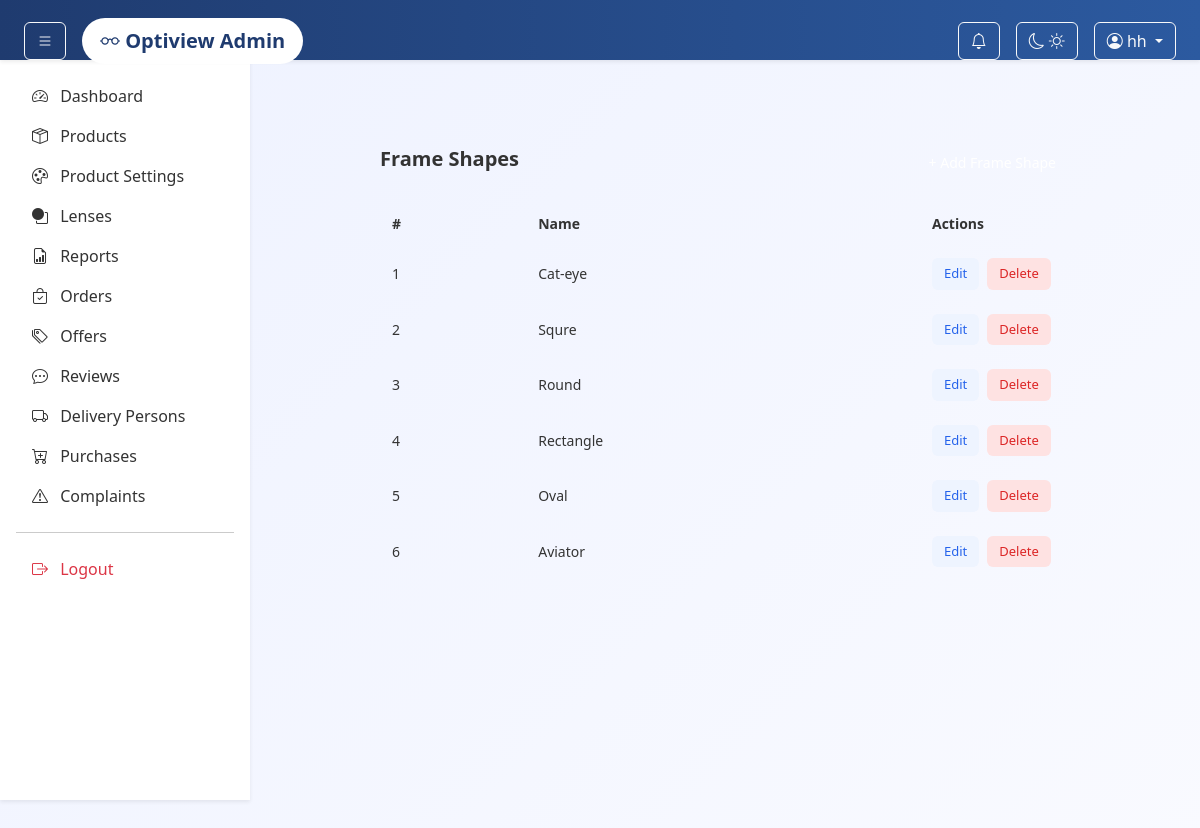
The app's page /admin-panel/frame-shape/ (signed in) with its own data.
### adminpanel/models.py (models this page shows, shortened)
class FrameShape(models.Model):
    name = models.CharField(max_length=100, unique=True)

### adminpanel/views.py (the view)
# urls.py: path("frame-shape/", views.frame_shape_list, name="frame_shape_list"),
def frame_shape_list(request):
    shapes = FrameShape.objects.all()
    return render(request, "admin/frame_shape_list.html", {"shapes": shapes})

### adminpanel/context_processors.py (called while the page is built)
def notification_count(request):
    if request.user.is_authenticated:
        return {
            "notification_count": Notification.objects.filter(
                user=request.user,
                is_read=False
            ).count()
        }
    return {"notification_count": 0}

### app/context_processors.py (called while the page is built)
def cart_count(request):
    count = 0
    if request.user.is_authenticated:
        count = Cart.objects.filter(user=request.user).count()
    return {'cart_count': count}

### templates/admin/frame_shape_list.html (shortened to what this page needs)
{% extends "admin/base.html" %}
{% load static %}
{% block content %}
<div class="frame-shape-page">
    <div class="frame-shape-card">
        <div class="frame-shape-header">
            <h2>Frame Shapes</h2>
            <a href="{% url 'adminpanel:add_frame_shape' %}" class="btn-add">
            </a>
        </div>
        <table class="shape-table">
            <thead>
                <tr>
                    <th>#</th>
                    <th>Name</th>
                    <th style="width:150px;">Actions</th>
                </tr>
            </thead>
            <tbody>
                {% for shape in shapes %}
                <tr>
                    <td>{{ forloop.counter }}</td>
                    <td>{{ shape.name }}</td>
                    <td>
                        <div class="action-buttons">
                            <a href="{% url 'adminpanel:edit_frame_shape' shape.id %}" class="btn-edit">
                                Edit
                            </a>
                            <button class="btn-delete"
                                onclick="openDeleteModal('{% url 'adminpanel:delete_frame_shape' shape.id %}', '{{ shape.name }}')">
                                Delete
                            </button>
                        </div>
                    </td>
                </tr>
                {% empty %}
                <tr>
                    <td colspan="3" class="no-data">
                        No Frame Shapes Found
                    </td>
                </tr>
                {% endfor %}
            </tbody>
        </table>
    </div>
</div>
{% endblock %}

### templates/admin/base.html (shortened to what this page needs)
{% load static %}
<!DOCTYPE html>
<html lang="en">
<head>
    <link href="https://cdn.jsdelivr.net/npm/bootstrap@5.3.3/dist/css/bootstrap.min.css" rel="stylesheet">
    <link href="https://cdn.jsdelivr.net/npm/bootstrap-icons@1.11.3/font/bootstrap-icons.css" rel="stylesheet">
    <link rel="stylesheet" href="{% static 'admin/css/style.css' %}">
</head>
<body>
<nav class="navbar navbar-dark bg-dark shadow-sm px-4">
    <div class="d-flex align-items-center">
        <button class="btn btn-outline-light me-3" id="sidebarToggle">
            <i class="bi bi-list"></i>
        </button>
        <a class="navbar-brand fw-bold" href="{% url 'adminpanel:dashboard' %}">
            <i class="bi bi-eyeglasses"></i> Optiview Admin
        </a>
    </div>
    <div class="ms-auto d-flex align-items-center gap-3">
        <div class="dropdown">
            <button class="btn btn-outline-light position-relative" data-bs-toggle="dropdown">
                <i class="bi bi-bell"></i>
            </button>
        </div>
        <button id="themeToggle" class="btn btn-outline-light">
            <i id="moonIcon" class="bi bi-moon"></i>
            <i id="sunIcon" class="bi bi-sun"></i>
        </button>
        <div class="dropdown">
            <button class="btn btn-outline-light dropdown-toggle" data-bs-toggle="dropdown">
                <i class="bi bi-person-circle"></i> {{ user.username }}
            </button>
        </div>
    </div>
</nav>
<aside class="sidebar shadow-sm p-3" id="sidebar">
<ul class="nav flex-column">
<li class="nav-item">
    <a class="nav-link" data-bs-toggle="collapse" href="#dashboardMenu">
        <i class="bi bi-speedometer2 me-2"></i> Dashboard
    </a>
</li>
<li class="nav-item">
    <a class="nav-link" data-bs-toggle="collapse" href="#productMenu">
        <i class="bi bi-box-seam me-2"></i> Products
    </a>
</li>
       <li class="nav-item">
    <a class="nav-link" data-bs-toggle="collapse" href="#productSettingsMenu">
        <i class="bi bi-palette me-2"></i> Product Settings
    </a>
</li>
        <li class="nav-item">
            <a class="nav-link" href="{% url 'adminpanel:lens_list' %}">
                <i class="bi bi-circle-square me-2"></i> Lenses
            </a>
        </li>
        <li class="nav-item">
    <a class="nav-link" href="{% url 'adminpanel:reports' %}">
        <i class="bi bi-file-earmark-bar-graph me-2"></i> Reports
    </a>
</li>
        <li class="nav-item">
            <a class="nav-link" href="{% url 'adminpanel:orders_list' %}">
                <i class="bi bi-bag-check me-2"></i> Orders
            </a>
        </li>
        <li class="nav-item">
            <a class="nav-link" data-bs-toggle="collapse" href="#offerMenu">
                <i class="bi bi-tags me-2"></i> Offers
            </a>
        </li>
        <li class="nav-item">
            <a class="nav-link" href="{% url 'adminpanel:review_list' %}">
                <i class="bi bi-chat-dots me-2"></i> Reviews
            </a>
        </li>
        <li class="nav-item">
            <a class="nav-link" href="{% url 'adminpanel:delivery_person_list' %}">
                <i class="bi bi-truck me-2"></i> Delivery Persons
            </a>
        </li>
        <li class="nav-item">
    <a class="nav-link" data-bs-toggle="collapse" href="#purchaseMenu">
        <i class="bi bi-cart-plus me-2"></i> Purchases
    </a>
</li>
        <li class="nav-item">
            <a class="nav-link" href="{% url 'adminpanel:complaints_list' %}">
               <i class="bi bi-exclamation-triangle me-2"></i> Complaints
            </a>
        </li>
        <hr>
        <li class="nav-item">
            <a class="nav-link text-danger" href="{% url 'adminpanel:logout' %}">
                <i class="bi bi-box-arrow-right me-2"></i> Logout
            </a>
        </li>
</ul>
</aside>
<main class="content-area p-4" id="contentArea">
    {% block content %}{% endblock %}
</main>
</body>
</html>

### static/delivery/css/style.css (style rules this page uses)
* { margin: 0; padding: 0; box-sizing: border-box; font-family: 'Poppins', 'Segoe UI', sans-serif; }
body { background: linear-gradient(135deg, #eef2ff, #f9faff); min-height: 100vh; color: #333; }
.navbar { background: linear-gradient(90deg, #1f3b6f, #2c5aa0); color: white; padding: 18px 50px; display: flex; justify-content: space-between; align-items: center; box-shadow: 0 6px 20px rgba(0,0,0,0.15); }
.navbar a { background: white; color: #1f3b6f; padding: 8px 18px; border-radius: 25px; text-decoration: none; font-weight: 600; transition: 0.3s ease; }
* { margin: 0; padding: 0; box-sizing: border-box; }
.sidebar { width: 250px; background: #e5e7eb; padding: 20px; }

### templates/admin/base.html (style rules this page uses)
body { overflow-x: hidden; }
.navbar { position: fixed; top: 0; left: 0; width: 100%; height: 60px; z-index: 1000; }
.sidebar { width: 250px; height: calc(100vh - 60px); position: fixed; top: 60px; left: 0; overflow-y: auto; background: #fff; transition: 0.3s; }
.sidebar .nav-link { color: #333; }
.content-area { margin-top: 60px; margin-left: 250px; min-height: 100vh; transition: 0.3s; }
.navbar-brand { font-size: 20px; }

### templates/admin/frame_shape_list.html (style rules this page uses)
.frame-shape-page { padding: 30px; display: flex; justify-content: center; }
.frame-shape-card { width: 100%; max-width: 750px; background: var(--card-bg); border: 1px solid var(--card-border); border-radius: 14px; padding: 30px; box-shadow: var(--card-shadow); }
.frame-shape-header { display: flex; justify-content: space-between; align-items: center; margin-bottom: 20px; }
.frame-shape-header h2 { font-size: 20px; font-weight: 600; color: var(--text-main); }
.btn-add { background: var(--primary); color: white; padding: 8px 14px; border-radius: 8px; font-size: 14px; text-decoration: none; }
.shape-table { width: 100%; border-collapse: collapse; font-size: 14px; }
.shape-table th, .shape-table td { padding: 12px; border-bottom: 1px solid var(--card-border); text-align: left; color: var(--text-main); }
.shape-table th { background: var(--table-head); }
.action-buttons { display: flex; gap: 8px; }
.btn-edit { background: #eef4ff; color: #2563eb; padding: 6px 12px; border-radius: 6px; text-decoration: none; font-size: 13px; }
.btn-delete { background: #fee2e2; color: #dc2626; border: none; padding: 6px 12px; border-radius: 6px; cursor: pointer; font-size: 13px; }

### records on screen
FrameShape: name "Cat-eye"
FrameShape: name "Squre"
FrameShape: name "Round"
FrameShape: name "Rectangle"
FrameShape: name "Oval"
FrameShape: name "Aviator"

### other values on screen
{{ user.username }} "hh"
